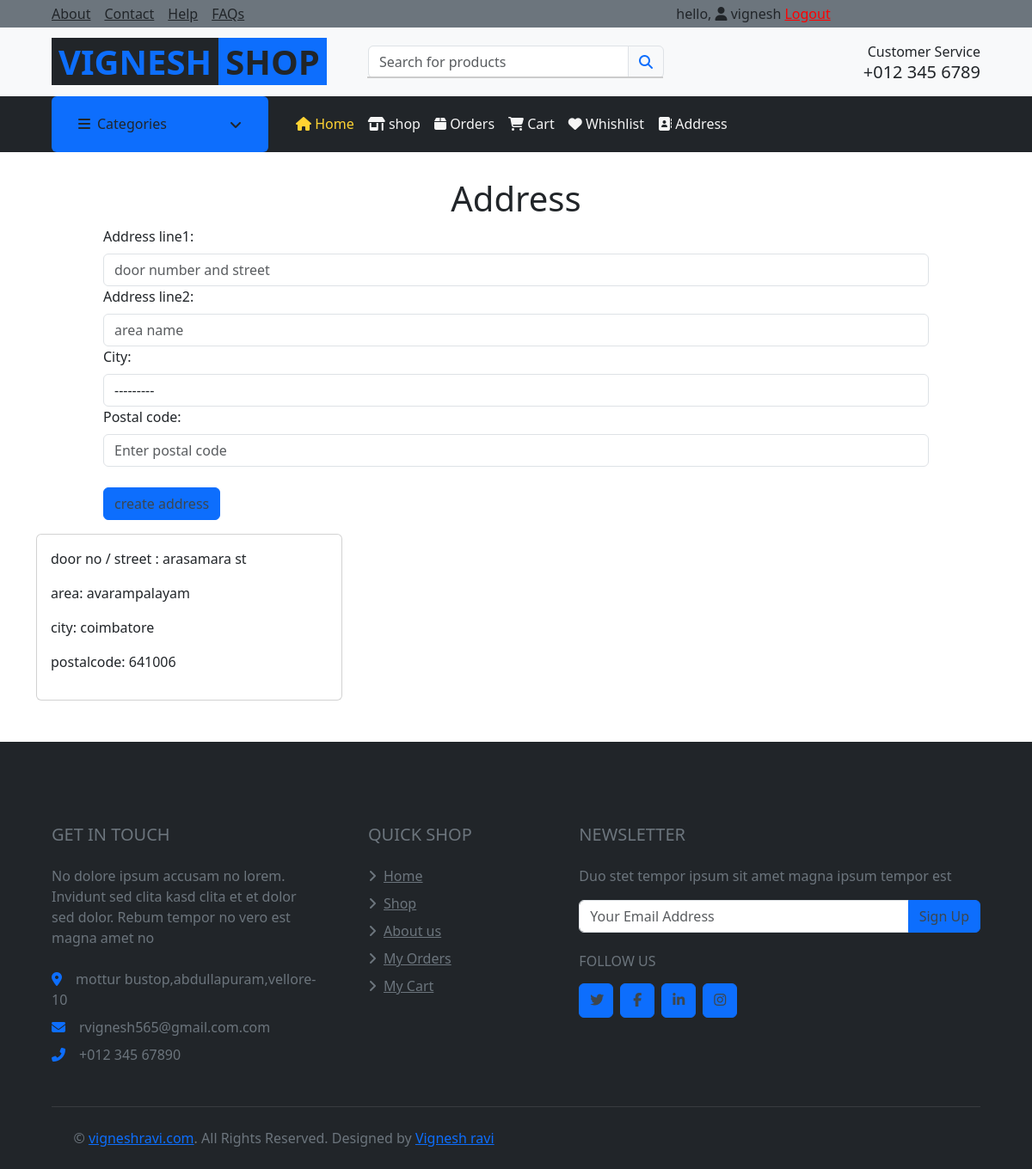
Page /address (signed in) on the earlier database version.
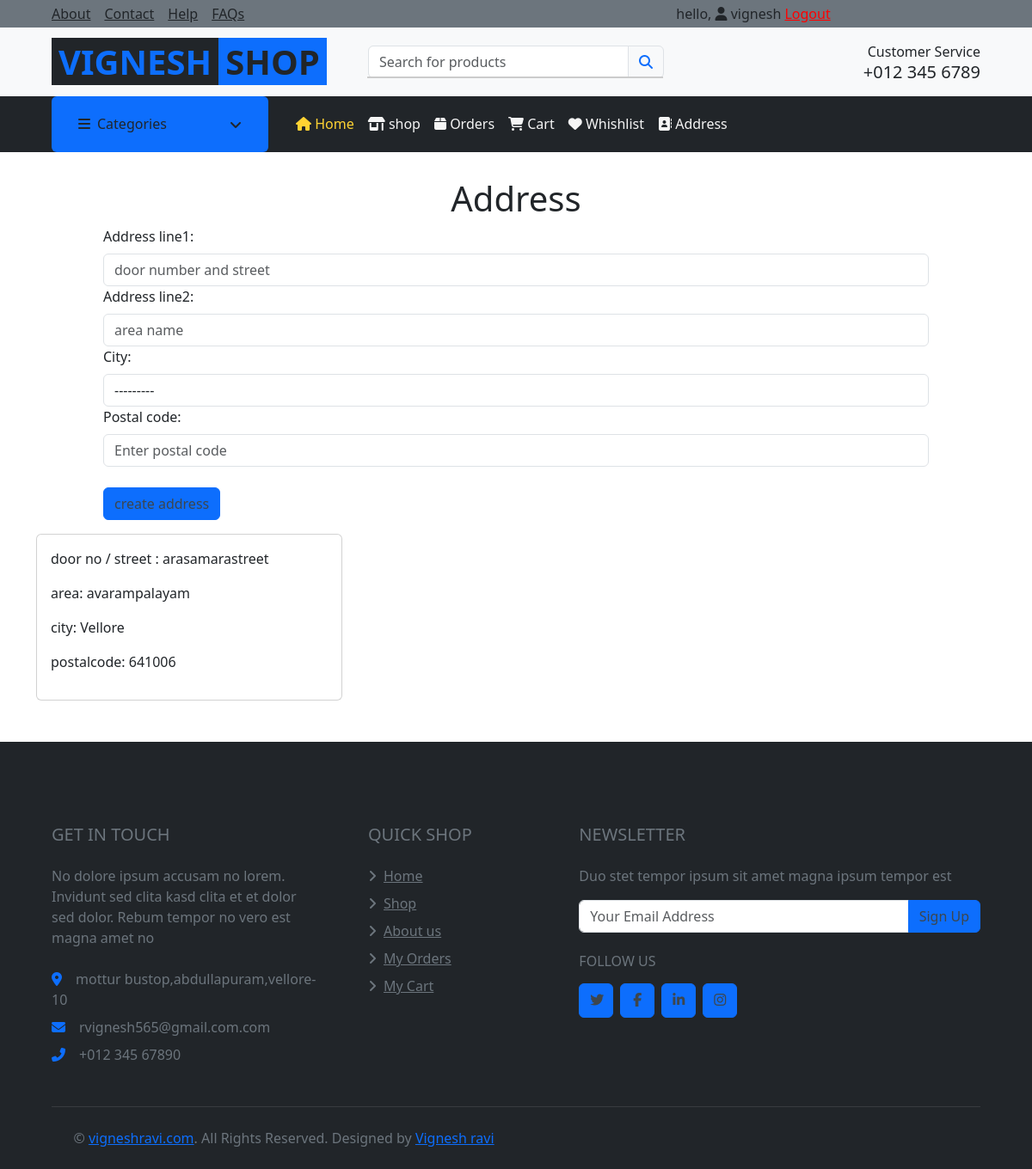
Same page on the later database version.
### app/models.py (models this page shows, shortened)
class Address(models.Model):
    user = models.ForeignKey(settings.AUTH_USER_MODEL, on_delete=models.CASCADE)
    address_line1 = models.CharField(max_length=255)
    address_line2 = models.CharField(max_length=255, blank=True, null=True)
    city = models.ForeignKey(City, on_delete=models.CASCADE)
    postal_code = models.CharField(max_length=20)

class City(models.Model):
    name = models.CharField(max_length=100)
    state = models.CharField(max_length=100)
    def __str__(self):
        return self.name

### app/views.py (the view)
# urls.py: path('address', views.address, name='address'),
def address(request):
    categories = Category.objects.all()
    if request.method == 'POST':
        form = AddressForm(request.POST)
        if form.is_valid():
            address = form.save(commit=False)
            address.user = request.user
            address.save()
            messages.success(request,'address added succesfully')
            return redirect('address')  # Replace 'success_url' with your actual success URL
    else:
        form = AddressForm()
        data = Address.objects.filter(user=request.user)
    return render(request, 'pages/address.html', {'form': form,'data':data,'categories':categories})

### app/forms.py
class AddressForm(forms.ModelForm):
    class Meta:
        model = Address
        fields = ('address_line1', 'address_line2', 'city', 'postal_code')
        widgets = {
            'address_line1': forms.TextInput(attrs={'class': 'form-control', 'placeholder': 'door number and street'}),
            'address_line2': forms.TextInput(attrs={'class': 'form-control', 'placeholder': 'area name'}),
            'city': forms.Select(attrs={'class': 'form-control'}),
            'postal_code': forms.TextInput(attrs={'class': 'form-control', 'placeholder': 'Enter postal code'}),
            }

### templates/pages/address.html
{% extends 'base/base.html' %} {% block title %} {% endblock title %} {% block style %} {% endblock style %} {% block content %}
<h1 class='text-center'>Address</h1>
<form action="" method="post" style="width: 80%; margin: auto">
  {%csrf_token%} {{form}}
  <button type="submit" class="mt-4 btn btn-primary">create address</button>
</form>
<div class="container mt-3">
  <div class="row">
  {% for item in data %}
  <div class="col-md-4">
    <div class="card text-start p-3">
        <p>door no / street : {{item.address_line1}}</p>
        <p>area: {{item.address_line2}}</p>
        <p>city: {{item.city}}</p>
        <p>postalcode: {{item.postal_code}}</p>
    </div>
  </div>
  {% endfor %}
</div>
</div>
{% endblock content %}

Differences in the rows shown:
removed Address: address_line1 "arasamara st", address_line2 "avarampalayam", city "coimbatore", postal_code "641006"
added Address: address_line1 "arasamarastreet", address_line2 "avarampalayam", city "Vellore", postal_code "641006"
